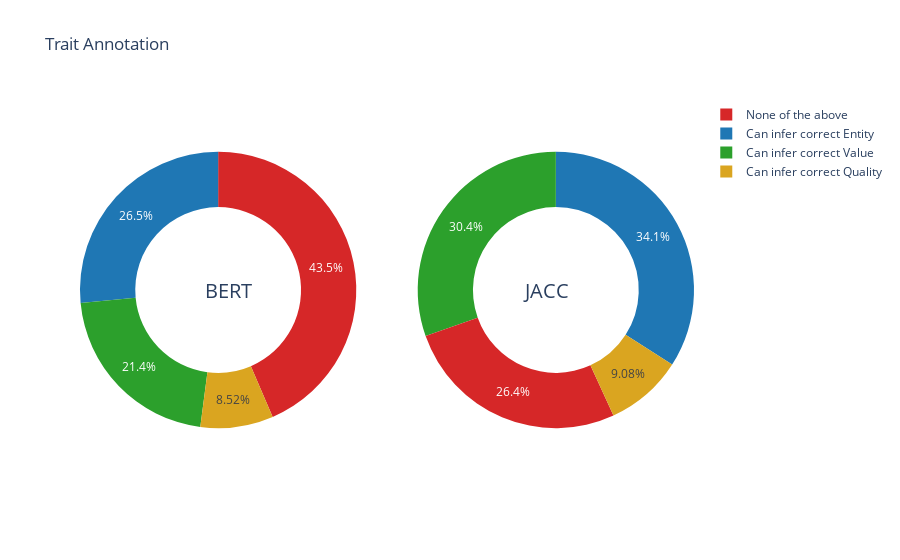

Source (notebook cell):
### Markdown cell above
### Plotly

### Code cell
df_plot = df.groupby(["SIM", "Result"]).count()["Species"]
df_plot.name = "Data"
df_plot

labels = ['None of the above', 'Can infer correct Entity', 'Can infer correct Quality', 'Can infer correct Value']
colors = [
     '#d62728', 
     '#1f77b4',
     'goldenrod',
     '#2ca02c', 
     ]

# Create subplots: use 'domain' type for Pie subplot
fig = make_subplots(rows=1, cols=2, specs=[[{'type':'domain'}, {'type':'domain'}]])
fig.add_trace(go.Pie(labels=labels, 
                     values=df_plot.loc["Bert", labels].values,
                     name="Bert Similarity",
                     marker_colors=colors),
              1, 1)
fig.add_trace(go.Pie(labels=labels, 
                     values=df_plot.loc["Jacc", labels].values,
                     name="Jaccard Similarity",
                     marker_colors=colors),
              1, 2)

# Use `hole` to create a donut-like pie chart
fig.update_traces(hole=.6, hoverinfo="label+percent+name",)

fig.update_layout(
    title_text="Trait Annotation",
    # Add annotations in the center of the donut pies.
    annotations=[dict(text='BERT', x=0.2, y=0.5, font_size=20, showarrow=False),
                 dict(text='JACC', x=0.8, y=0.5, font_size=20, showarrow=False)],
                 legend={'traceorder':'normal'})
fig.show()

### Figure 1 — Plotly figure (JSON) as saved in the notebook; plotly's stock layout.template omitted (floating-point values rounded to 4 significant figures)
{"data": [{"domain": {"x": [0, 0.45], "y": [0, 1]}, "hole": 0.6, "hoverinfo": "label+percent+name", "labels": ["None of the above", "Can infer correct Entity", "Can infer correct Quality", "Can infer correct Value"], "marker": {"colors": ["#d62728", "#1f77b4", "goldenrod", "#2ca02c"]}, "name": "Bert Similarity", "type": "pie", "values": [327, 199, 64, 161]}, {"domain": {"x": [0.55, 1], "y": [0, 1]}, "hole": 0.6, "hoverinfo": "label+percent+name", "labels": ["None of the above", "Can infer correct Entity", "Can infer correct Quality", "Can infer correct Value"], "marker": {"colors": ["#d62728", "#1f77b4", "goldenrod", "#2ca02c"]}, "name": "Jaccard Similarity", "type": "pie", "values": [166, 214, 57, 191]}], "layout": {"annotations": [{"font": {"size": 20}, "showarrow": false, "text": "BERT", "x": 0.2, "y": 0.5}, {"font": {"size": 20}, "showarrow": false, "text": "JACC", "x": 0.8, "y": 0.5}], "legend": {"traceorder": "normal"}, "title": {"text": "Trait Annotation"}}}
